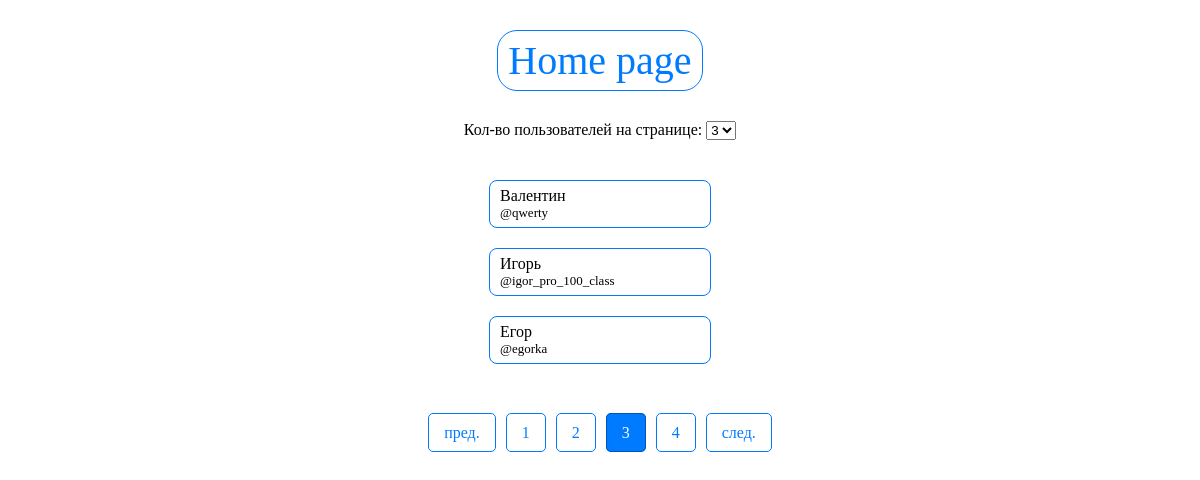
/users/?page=3&choice=3, run on the app's committed database.
### app/models.py (models this page shows, shortened)
class User(models.Model):
    name = models.CharField(max_length=30)
    nickname = models.CharField(max_length=30, unique=True)
    class Meta:
        verbose_name_plural = 'User'

### app/views.py (the view)
# urls.py: path('users/', all_users, name='all_users'),
def all_users(request):
    users = User.objects.all()
    selected_choice = request.GET.get('choice', '3')
    paginator = Paginator(users, selected_choice)
    page_number = request.GET.get('page')
    page_users = paginator.get_page(page_number)
    pages = paginator.num_pages
    all_pages = [i for i in range(1, pages + 1)]
    context = {
        'users': users,
        'selected_choice': selected_choice,
        'paginator': paginator,
        'page_number': page_number,
        'page_users': page_users,
        'all_pages': all_pages
    }
    return render(request, 'list_users.html', context)

### templates/list_users.html (shortened to what this page needs)
<!DOCTYPE html>
{% load static %}
<html lang="en">
<head>
    <link rel="stylesheet" type="text/css" href="{% static 'style_users.css' %}">
</head>
<body>
    <div class="home-page">
        <a href="/">Home page</a>
    </div>
    <div class="form">
        <form method="get" action="{% url 'all_users' %}">
            <label for="choice">Кол-во пользователей на странице:</label>
            <select name="choice" id="choice" onchange="this.form.submit()">
                <option value="3" {% if selected_choice == '3' %}selected{% endif %}>3</option>
            </select>
        </form>
    </div>
    <div class="show-users">
        {% for user in page_users %}
        <span class="users">
            {{ user.name }}
            <br><span class="nickname">{{ user.nickname }}</span>
        </span>
        {% endfor %}
    </div>
    <div class="show-paginator">
        <ul class="paginator">
            {% if page_users.has_previous %}
            <li><a href="?page={{ page_users.previous_page_number }}&choice={{selected_choice}}">пред.</a></li>
            {% endif %}
            {% for num in all_pages %}
            <li>
                {% if num == page_users.number %}
                <span class="active"><a href="?page={{ num }}&choice={{selected_choice}}">{{ num }}</a></span>
                {% else %}
                <a href="?page={{ num }}&choice={{selected_choice}}">{{ num }}</a>
                {% endif %}
            </li>
            {% endfor %}
            {% if page_users.has_next %}
            <li><a href="?page={{ page_users.next_page_number }}&choice={{selected_choice}}">след.</a></li>
            {% endif %}
        </ul>
    </div>
</body>
</html>

### static/style_users.css (style rules this page uses)
body { font-family: Verdana; margin: 10px; }
.home-page { display: flex; flex-direction: column; align-items: center; justify-content: center; margin: 30px; }
.home-page a { display: block; font-size: 40px; text-decoration: none; padding: 6px 10px; border: 1px solid #007BFF; color: #007BFF; border-radius: 20px; transition: background 0.3s; margin: 0 5px; }
.form { display: flex; flex-direction: column; align-items: center; justify-content: center; margin: 30px; }
.show-users { display: flex; flex-direction: column; align-items: center; justify-content: center; margin: 30px; }
.show-users .users { display: flex; flex-direction: column; width: 200px; border: 1px solid #007BFF; padding: 6px 10px; margin: 10px; border-radius: 8px; }
.show-users .users .nickname { font-size: 13px; }
.show-paginator { display: flex; flex-direction: column; align-items: center; justify-content: center; margin: 30px; }
.paginator { display: flex; list-style-type: none; padding: 10px; margin: 10px 10px; }
.paginator a { text-decoration: none; padding: 10px 15px; border: 1px solid #007BFF; color: #007BFF; border-radius: 5px; transition: background 0.3s; margin: 0 5px; }
.paginator .active a { background: #007BFF; color: white; border: 1px solid #0056b3; }

### data on the page
User: name "Валентин", nickname "@qwerty"
User: name "Игорь", nickname "@igor_pro_100_class"
User: name "Егор", nickname "@egorka"

### other printed values
{{ num }} "1" "2" "4"
{{ num }} "3"
